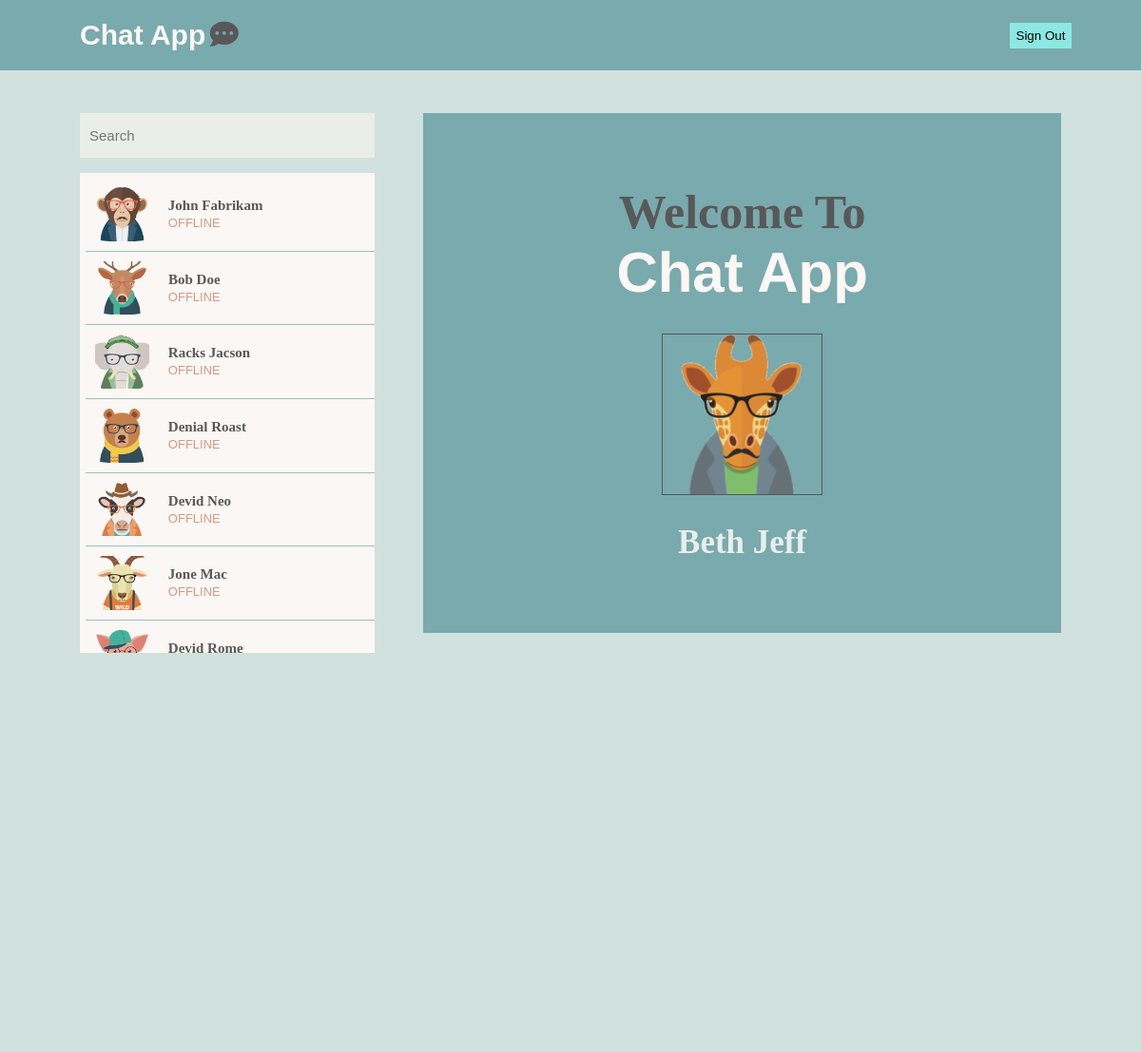
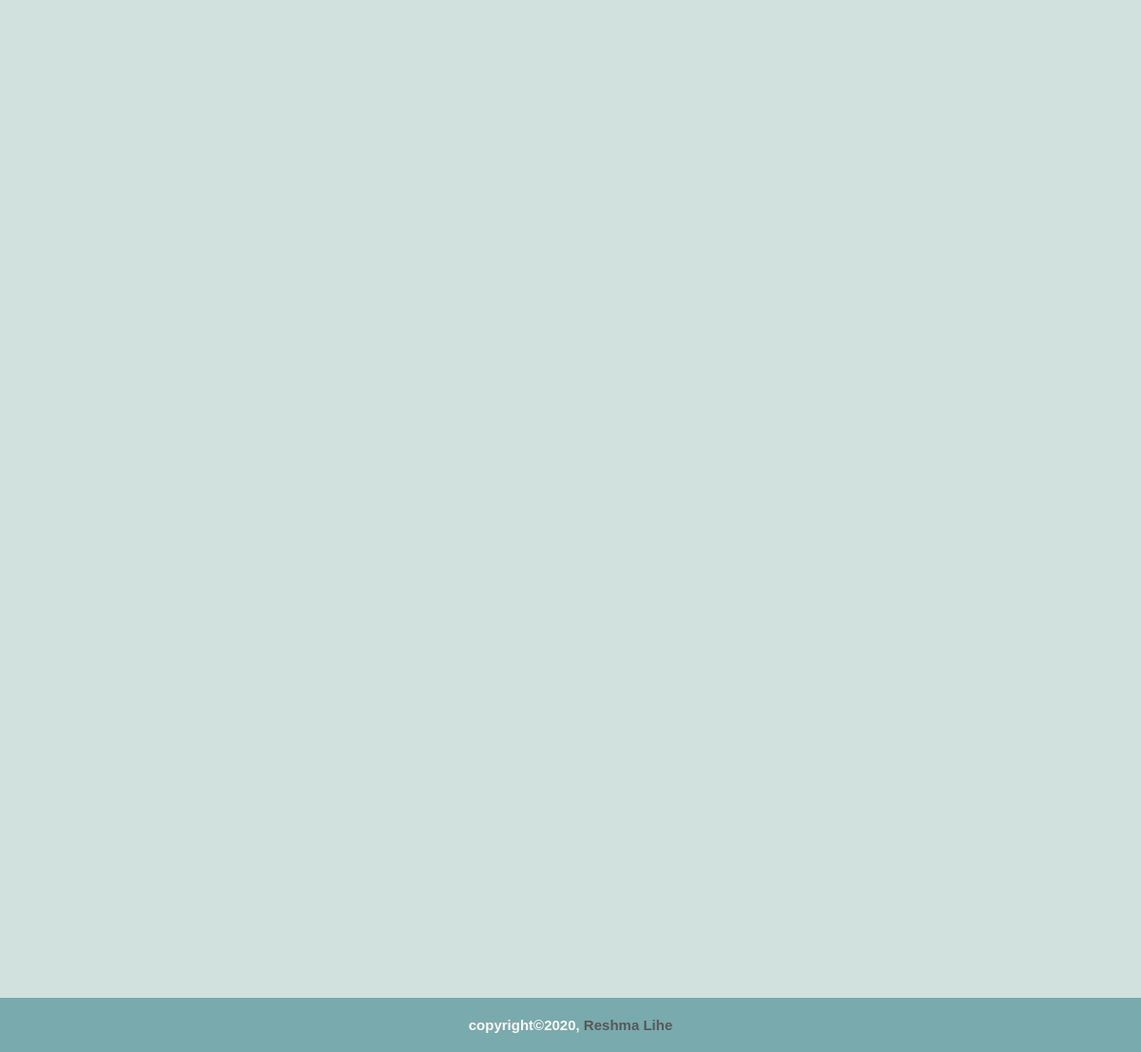
Page /view/chat.php?login=successfull (signed in) on the committed database (2 pictures, top to bottom).
### tables this page shows
CREATE TABLE `users` (
  `id` int(11) NOT NULL,
  `user_profile` varchar(50) NOT NULL,
  `user_fname` varchar(15) NOT NULL,
  `user_lname` varchar(15) NOT NULL,
  `user_gender` varchar(10) NOT NULL,
  `user_birthday` varchar(15) NOT NULL,
  `user_email` varchar(50) NOT NULL,
  `user_phone` varchar(15) NOT NULL,
  `user_pswd` varchar(100) NOT NULL,
  `user_question` varchar(100) NOT NULL,
  `user_answer` varchar(100) NOT NULL,
  `user_status` varchar(10) NOT NULL
);

### include/get_users_data.php (the view, shortened to what this page needs)
<?php
  include_once 'db.php';
  $current_user = $_SESSION['email'];
  $user = "SELECT * FROM users WHERE user_email != '$current_user'";
  $run_user = mysqli_query($connection, $user);
  while($row_user = mysqli_fetch_array($run_user)) {
    $user_fullName = $row_user['user_fname'] ." " .$row_user['user_lname'];
    $user_email = $row_user['user_email'];
    $user_profile = $row_user['user_profile'];
    $login = $row_user['user_status'];
    if ($login == 'Online') {
      $status = "<span class = 'status online'>online</span>";
    } else {
      $status = "<span class = 'status offline'>offline</span>";
    }
    echo "
      <li>
        <a href='chat.php?email=$user_email' title='$user_fullName'>
          <figure>
            <img src='$user_profile'>
          </figure>
          <div class='chat-left-details'>
            <p class='name'>$user_fullName</p>
            <p>$status</p>
          </div>
        </a>
      </li>
    ";
  }
?>

### view/chat.php (shortened to what this page needs)
<?php
  include_once '../include/db.php';
  if(!isset($_SESSION['email'])) {
    header("location:../view/signIn.php");
  } else {
?>
<!doctype html>
<html lang="en">
<head>
  <link rel="stylesheet" media="screen" href="../assets/vendor/fontawesome-free-5.13.0-web/css/all.min.css">
  <link rel="stylesheet" media="screen" href="../assets/css/style.css">
</head>
<body>
  <div class="container">
    <header>
      <div class="wrapper">
        <h1>
          <a href="index.php" title="Chat App">
            <span>chat app</span>
            <span class="logo">logo</span>
          </a>
        </h1>
        <form class="sign-out-form" method="POST">
          <div>
            <input class="blue-button" type="submit" name="left" value="Sign Out">
          </div>
        </form>
      </div>
    </header>
    <main>
      <section>
        <div class="wrapper">
          <div class="left-chat">
            <form action="#FIXME" method="POST">
              <div>
                <input class="search" type="text" name="search" placeholder="Search" autocomplete=off>
              </div>
            </form>
            <div class="left-chat-list scroll">
              <ul>
                <?php
                  include_once '../include/get_users_data.php';
                ?>
              </ul>
            </div>
          </div>
          <div class="right-chat">
            <?php
              $user = $_SESSION['email'];
              $get_user = "SELECT * FROM users WHERE user_email = '$user'";
              $run = mysqli_query($connection, $get_user);
              $row = mysqli_fetch_array($run);
              $user_name = $row['user_fname'] ." " .$row['user_lname'];
              $current_user_profile = $row['user_profile'];
            ?>
            <?php
              if(!isset($_GET['email'])) {
                echo "
                  <div class='current_profile'>
                    <span>welcome to</span>
                    <h2>chat app</h2>
                    <figure>
                      <img src='$current_user_profile'>
                    </figure>
                    <div>$user_name</div>
                  </div>
                ";
            } ?>
          </div>
        </div>
      </section>
    </main>
    <footer>
      <div class="wrapper">
        <h3>copyright&copy;2020, <a href="#FIXME" title="Reshma Lihe">reshma lihe</a></h3>
      </div>
    </footer>
  </div>
</body>
</html>
<?php } ?>

### rows in the picture
users: user_profile (picture), user_fullName "John Fabrikam", user_status "OFFLINE"
users: user_profile (picture), user_fullName "Bob Doe", user_status "OFFLINE"
users: user_profile (picture), user_fullName "Racks Jacson", user_status "OFFLINE"
users: user_profile (picture), user_fullName "Denial Roast", user_status "OFFLINE"
users: user_profile (picture), user_fullName "Devid Neo", user_status "OFFLINE"
users: user_profile (picture), user_fullName "Jone Mac", user_status "OFFLINE"
users: user_profile (picture), user_fullName "Devid Rome"
users: user_profile (picture), user_name "Beth Jeff"
